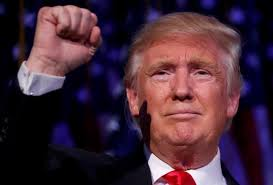
#> input picture OpenCVPractice/image/test.jpg, 273 x 185 px, found by its file name
$ python test3.py
#> lines starting #> are read from the running program, lines starting #| are printed output that depends on the picture
#!/usr/bin/env python
# -*- coding: utf-8 -*-
import cv2
import numpy as np

#affine_transformation
img=cv2.imread("img/test.jpg")
#> img is the input picture: shape (185, 273, 3); mean B, G, R 55.1, 41.9, 68.6
rows,cols=img.shape[:2]
#> rows = 185; cols = 273
src_points=np.float32([[0,0],[cols-1,0],[0,rows-1]])
#> src_points = [[0, 0], [272, 0], [0, 184]]


dist_points=np.float32([[0,0],[int(0.6*(cols-1)),0],[int(0.4*(cols-1)),rows-1]])
#> dist_points = [[0, 0], [163, 0], [108, 184]]
affine_matrix=cv2.getAffineTransform(src_points,dist_points)
#> affine_matrix = [[0.599, 0.587, 0], [0, 1, 0]]

img_output=cv2.warpAffine(img,affine_matrix,(cols,rows))
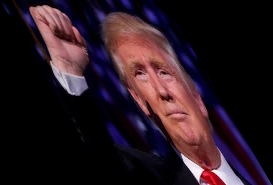
#> img_output: shape (185, 273, 3); mean B, G, R 33.1, 25.1, 41.1
cv2.imwrite("output/test4.jpg",img_output)
